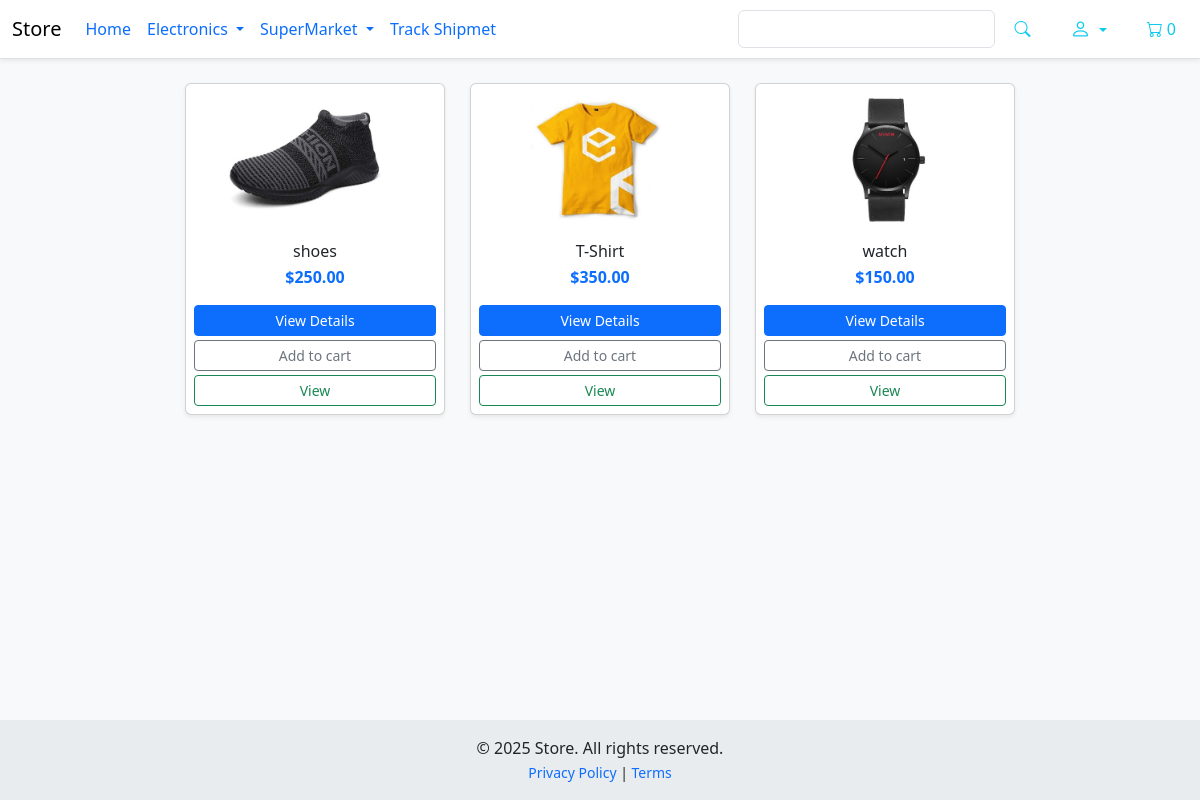
/, run on an earlier commit of the app's database.
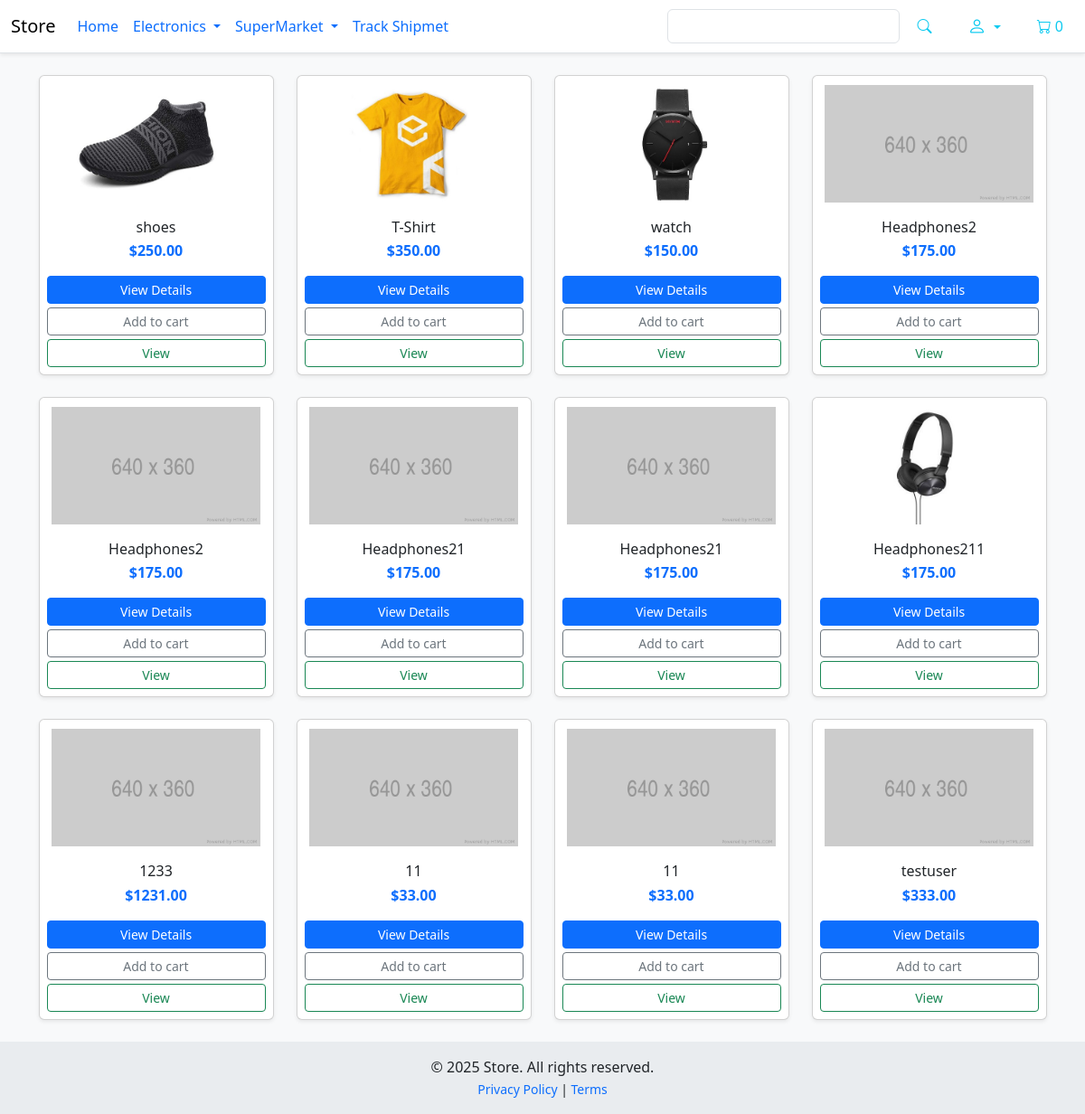
And on a later commit of the database.
### Store/models.py (models this page shows, shortened)
class Product(models.Model):
    class RatingChoice(models.IntegerChoices):
        NOT_RATED = 0, 'Not Rated Yet'
        VERY_POOR = 1, 'Very Poor'
        POOR = 2, 'Poor'
        AVERAGE = 3, 'Average'
        GOOD = 4, 'Good'
        EXCELLENT = 5, 'Excellent'
    slug = models.SlugField(max_length=160, unique=True,default='temp-slug')
    seller = models.ForeignKey('CoreAuth.Seller',on_delete=models.CASCADE)
    name = models.CharField(max_length=255)
    price = models.DecimalField(max_digits=9,decimal_places=2)
    created_at = models.DateTimeField(auto_now_add=True)
    rate = models.PositiveSmallIntegerField(choices=RatingChoice,default=RatingChoice.NOT_RATED)
    image = models.ImageField(upload_to='images/products', blank=True, null=True,max_length=255)
    digital = models.BooleanField(default=False)
    @property
    def imageURL(self):
        try:
            if self.image:
                url = self.image.url
                return url
        except:
            pass
        return '/static/images/placeholder.png'

### Store/views.py (the view, shortened to what this page needs)
# urls.py: path('',store,name='store'),
def store(request):
    cart_cookie = json.loads(request.COOKIES.get("cart", "{}"))
    products = Product.objects.all()
    data = cartData(request)
    items = data["items"]
    order = data["order"]
    context = {"products": products, "items": items, "order": order}
    return render(request, "store/store.html", context)

### Store/utils.py (called while the page is built, shortened)
def cooikeCart(request):
    try:
        cart = json.loads(request.COOKIES['cart'])
    except:
        cart = {}
    items = []
    order = {'get_cart_total':0,'get_cart_items':0}
    cartItems = order['get_cart_items']
    return {'items': items,'order':order,'cartItems':cartItems,}

def cartData(request):
    if request.user.is_authenticated:
        if request.user.is_seller:
            customer = request.user.seller
            order, create = Order.objects.get_or_create(seller=customer, complete=False)
        elif request.user.is_customer:
            customer = request.user.customer
            order, create = Order.objects.get_or_create(customer=customer, complete=False)
        items = order.orderitem_set.all()
    else:
        data_cookie_cart = cooikeCart(request)
        customer = 'u need to login'
        order = data_cookie_cart['order']
        items = data_cookie_cart['items']
    return {'customer': customer, 'order': order, 'items': items}

### Store/templates/store/store.html (shortened to what this page needs)
{% extends 'main.html' %}
{% block content %}
<br>
<div class="container">
  <div class="row justify-content-center">
    {% for product in products %}
    <div class="col-12 col-sm-6 col-md-4 col-lg-3 mb-4 d-flex justify-content-center">
      <div class="card h-100 shadow-sm" style="width: 100%; max-width: 260px;">
        <img src="{{ product.imageURL }}" class="card-img-top img-fluid" alt="{{ product.name }}"
          style="max-height: 150px; object-fit: contain; padding: 10px;">
        <div class="card-body p-2 text-center">
          <h6 class="card-title mb-1">{{ product.name }}</h6>
          <p class="card-text text-primary fw-bold mb-1">${{ product.price }}</p>
          <div class="d-grid gap-1">
            <a href="#" class="btn btn-sm btn-primary">View Details</a>
            <button data-product="{{ product.id }}" data-action="add"
              class="btn btn-sm btn-outline-secondary update-cart">
              Add to cart
            </button>
            <a href="#" class="btn btn-sm btn-outline-success">View</a>
          </div>
        </div>
      </div>
    </div>
    {% endfor %}
  </div>
</div>
{% endblock content %}

What changed in the data, as far as the page shows it:
added Product: name "Headphones2", price "175.00"
added Product: name "Headphones2", price "175.00"
added Product: name "Headphones21", price "175.00"
added Product: name "Headphones21", price "175.00"
added Product: imageURL (picture), name "Headphones211", price "175.00"
added Product: name "1233", price "1231.00"
added Product: name "11", price "33.00"
added Product: name "11", price "33.00"
added Product: name "testuser", price "333.00"
